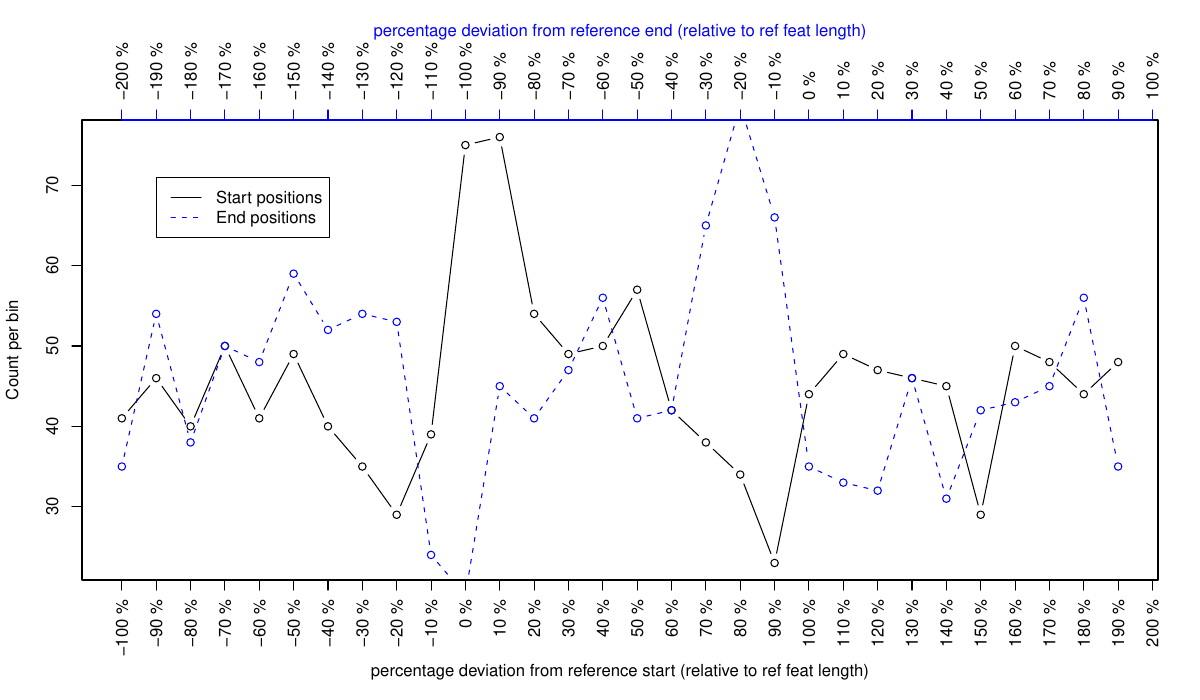

The script that saved this image:
pdf("contemplate.pdf", width=12)
startx=c(-10,-9,-8,-7,-6,-5,-4,-3,-2,-1,0,1,2,3,4,5,6,7,8,9,10,11,12,13,14,15,16,17,18,19)
starty=c(41,46,40,50,41,49,40,35,29,39,75,76,54,49,50,57,42,38,34,23,44,49,47,46,45,29,50,48,44,48)
endx=c(-10,-9,-8,-7,-6,-5,-4,-3,-2,-1,0,1,2,3,4,5,6,7,8,9,10,11,12,13,14,15,16,17,18,19)
endy=c(35,54,38,50,48,59,52,54,53,24,19,45,41,47,56,41,42,65,80,66,35,33,32,46,31,42,43,45,56,35)
par(mar=c(6,4.1,6,2.1))
plot(startx, starty, type="b", xlab="", xaxt="n", ylab="Count per bin")
lines(endx, endy, type="b", lty=2, col="blue")
axis(1, seq(-10, 20), las=2, hadj=1.0, paste(seq(-10, 20)*10, "%"))
axis(3, seq(-10, 20), las=2, paste(seq(-20, 10)*10, "%"), col="blue", col.ticks="blue", col.lab="blue", )
legend(-9,71, legend=c("Start positions", "End positions"), lty=c(1,2), col=c("black", "blue"))
mtext("percentage deviation from reference end (relative to ref feat length)", NORTH<-3, line=4, adj=0.5, col="blue")
mtext("percentage deviation from reference start (relative to ref feat length)", WEST<-1, line=4, adj=0.5, col="black")
dev.off()
